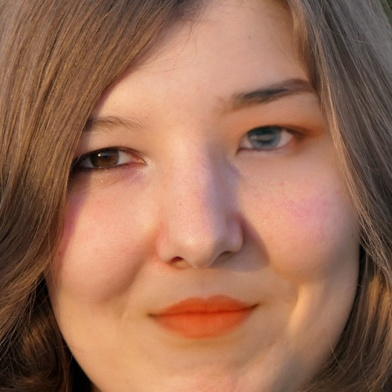
#> input picture face_dataset/test/fake/easy_102_0101.jpg, 392 x 392 px; its folder holds only this picture in this run
$ python prepare_face_dataset.py
#> lines starting #> are read from the running program, lines starting #| are printed output that depends on the picture
#> in process_split, image is the input picture: shape (392, 392, 3); mean B, G, R 86.3, 109.5, 155.8
from pathlib import Path

import cv2


# =========================================================
# Project paths
# =========================================================

PROJECT_DIR = Path(__file__).resolve().parent.parent

SOURCE_DIR = PROJECT_DIR / "dataset"
TARGET_DIR = PROJECT_DIR / "face_dataset"


# =========================================================
# Face detector
# =========================================================

face_cascade = cv2.CascadeClassifier(
    cv2.data.haarcascades
    + "haarcascade_frontalface_default.xml"
)


# =========================================================
# Detect largest face
# =========================================================

def detect_face(image):

    gray = cv2.cvtColor(
        image,
        cv2.COLOR_BGR2GRAY
    )
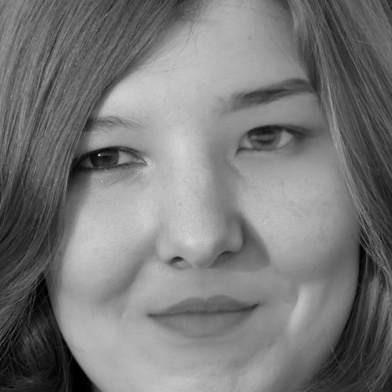
#> gray: shape (392, 392); min 0, max 216, mean 120.7

    faces = face_cascade.detectMultiScale(
        gray,
        scaleFactor=1.1,
        minNeighbors=5,
        minSize=(50, 50)
    )
#> faces = [[27, 24, 334, 334]]

    if len(faces) == 0:
        return None

    largest_face = max(
        faces,
        key=lambda rect: rect[2] * rect[3]
    )
#> largest_face = [27, 24, 334, 334]

    x, y, w, h = largest_face
#> x = 27; y = 24; w = 334; h = 334

    return image[y:y+h, x:x+w]
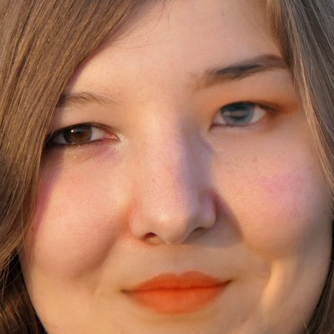
#> returned value: shape (334, 334, 3); mean of channels 0, 1, 2 94.1, 119.4, 171.9; drawn as B, G, R


# =========================================================
# Process one dataset split
# =========================================================

def process_split(split_name):

    source_split = SOURCE_DIR / split_name
    target_split = TARGET_DIR / split_name

    print()
    print("=" * 60)
    print(f"PROCESSING: {split_name.upper()}")
    print("=" * 60)

    total_images = 0
    successful_faces = 0
    failed_faces = 0

    for class_name in ["fake", "real"]:

        source_class = source_split / class_name
        target_class = target_split / class_name

        target_class.mkdir(
            parents=True,
            exist_ok=True
        )

        if not source_class.exists():

            print(
                f"Warning: {source_class} does not exist."
            )

            continue

        image_files = list(
            source_class.glob("*.jpg")
        )

        image_files += list(
            source_class.glob("*.jpeg")
        )

        image_files += list(
            source_class.glob("*.png")
        )

        print()
        print(
            f"{class_name.upper()} images: "
            f"{len(image_files)}"
        )

        for index, image_path in enumerate(
            image_files,
            start=1
        ):

            total_images += 1

            image = cv2.imread(
                str(image_path)
            )

            if image is None:

                failed_faces += 1

                print(
                    f"Could not read: "
                    f"{image_path.name}"
                )

                continue

            face = detect_face(image)

            if face is None:

                failed_faces += 1

                print(
                    f"No face: "
                    f"{split_name}/{class_name}/"
                    f"{image_path.name}"
                )

                continue

            # Save cropped face
            output_path = (
                target_class
                / image_path.name
            )

            cv2.imwrite(
                str(output_path),
                face
            )

            successful_faces += 1

            # Progress
            if index % 100 == 0:

                print(
                    f"Processed {index}/"
                    f"{len(image_files)}"
                )

    print()
    print("-" * 60)
    print(f"Total images     : {total_images}")
    print(f"Faces extracted  : {successful_faces}")
    print(f"Failed/no face   : {failed_faces}")
    print("-" * 60)

    return (
        total_images,
        successful_faces,
        failed_faces
    )


# =========================================================
# Main
# =========================================================

if __name__ == "__main__":

    print("=" * 60)
    print("FACE-CROPPED DATASET CREATION")
    print("=" * 60)

    print(f"Source : {SOURCE_DIR}")
    print(f"Target : {TARGET_DIR}")

    total = 0
    success = 0
    failed = 0

    for split in [
        "train",
        "validation",
        "test"
    ]:

        result = process_split(split)

        total += result[0]
        success += result[1]
        failed += result[2]

    print()
    print("=" * 60)
    print("DATASET CREATION COMPLETED")
    print("=" * 60)

    print(f"Total images processed : {total}")
    print(f"Faces extracted        : {success}")
    print(f"Failed / no face       : {failed}")

    if total > 0:

        percentage = (
            success / total
        ) * 100

        print(
            f"Success rate           : "
            f"{percentage:.2f}%"
        )

    print("=" * 60)
